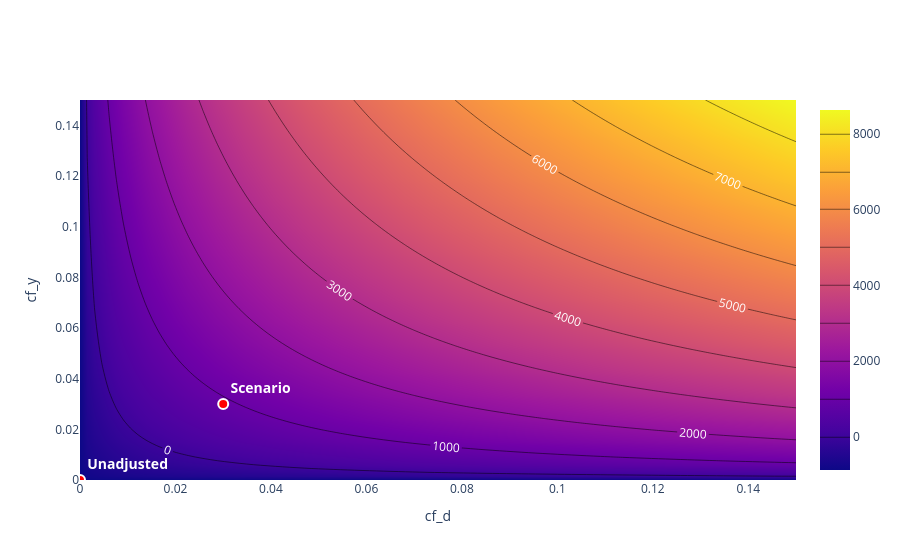

The notebook cell this image was saved under:
### Code cell
# Sensitivity analysis
sens = dml_plr.sensitivity_analysis(cf_y=0.03, cf_d=0.03)

print("=== Sensitivity Summary ===")
print(sens)

# Plot sensitivity contour
dml_plr.sensitivity_plot()
